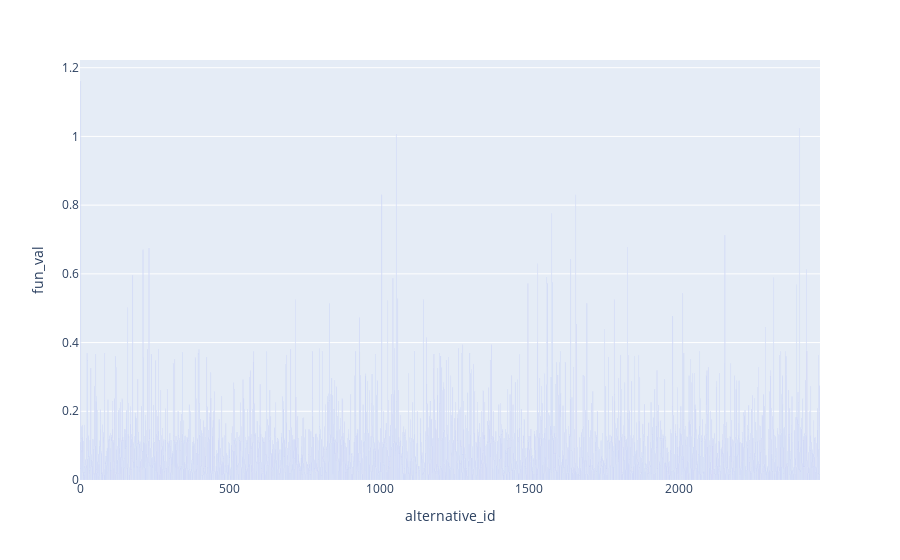

The notebook cell this image was saved under:
### Code cell
fig = px.bar(data, x='alternative_id', y='fun_val')
fig.show()

### Figure 1 — Plotly figure (JSON) as saved in the notebook; plotly's stock layout.template omitted (floating-point values rounded to 4 significant figures; data arrays with more than 128 entries replaced by an {"elided": "..."} marker saying what was removed)
{"data": [{"alignmentgroup": "True", "hovertemplate": "alternative_id=%{x}<br>fun_val=%{y}<extra></extra>", "legendgroup": "", "marker": {"color": "#636efa"}, "name": "", "offsetgroup": "", "orientation": "v", "showlegend": false, "textposition": "auto", "type": "bar", "x": {"elided": "2472 int values"}, "xaxis": "x", "y": {"elided": "2472 float values"}, "yaxis": "y"}], "layout": {"barmode": "relative", "legend": {"tracegroupgap": 0}, "margin": {"t": 60}, "xaxis": {"anchor": "y", "domain": [0, 1], "title": {"text": "alternative_id"}}, "yaxis": {"anchor": "x", "domain": [0, 1], "title": {"text": "fun_val"}}}}
